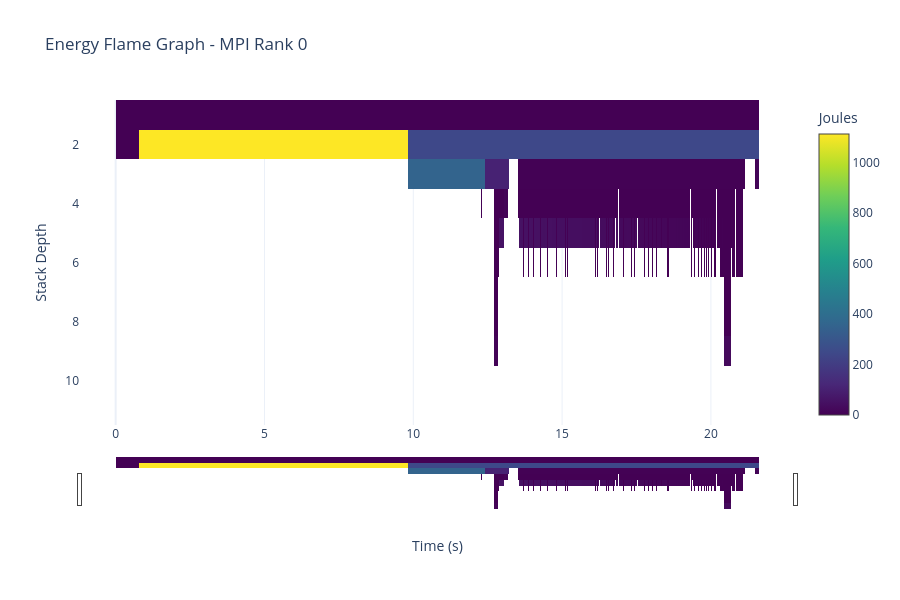

This figure's notebook cell:
### Code cell
# Visualize Flamegraph for Rank 0
print("Generating Flamegraph...")
Visualizer.plot_flamegraph(
    df_joules, 
    rank_filter="MPI Rank 0", 
    metric_name="Joules"
)

### Figure 1 — Plotly figure (JSON) as saved in the notebook; plotly's stock layout.template omitted (floating-point values rounded to 4 significant figures; data arrays with more than 128 entries replaced by an {"elided": "..."} marker saying what was removed)
{"data": [{"base": {"elided": "1002 float values"}, "hoverinfo": "text", "hovertext": {"elided": "1002 str values"}, "marker": {"color": {"elided": "1002 float values"}, "colorbar": {"title": {"text": "Joules"}}, "colorscale": [[0, "#440154"], [0.1111, "#482878"], [0.2222, "#3e4989"], [0.3333, "#31688e"], [0.4444, "#26828e"], [0.5556, "#1f9e89"], [0.6667, "#35b779"], [0.7778, "#6ece58"], [0.8889, "#b5de2b"], [1, "#fde725"]], "line": {"width": 0}}, "name": "MPI Rank 0", "orientation": "h", "type": "bar", "x": {"elided": "1002 float values"}, "y": {"elided": "1002 int values"}}], "layout": {"bargap": 0, "bargroupgap": 0, "height": 600, "title": {"text": "Energy Flame Graph - MPI Rank 0"}, "xaxis": {"rangeslider": {"visible": true}, "title": {"text": "Time (s)"}}, "yaxis": {"autorange": "reversed", "fixedrange": true, "title": {"text": "Stack Depth"}}}}
